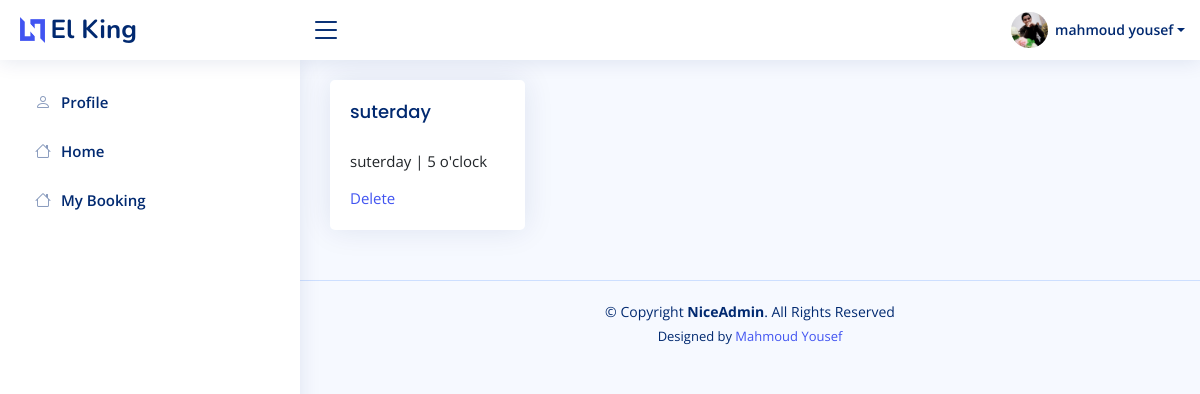
The page /accounts/my_booking/ (signed in) on the database as committed earlier.
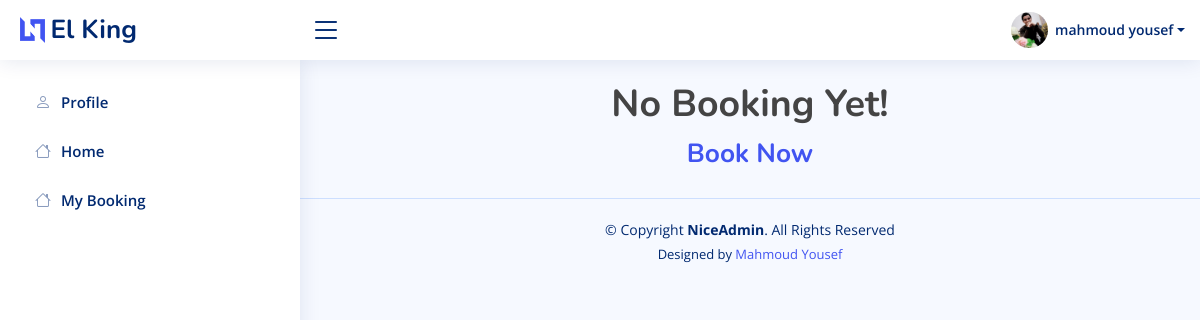
The same page on the database as committed later.
### accounts/models.py (models this page shows, shortened)
class Book(models.Model):
    user = models.ForeignKey(Account,  on_delete=models.CASCADE)
    day = models.ForeignKey(Day, related_name="book_property",  on_delete=models.CASCADE)
    date = models.IntegerField( choices=hours)
    created_at = models.DateTimeField(default=timezone.now)
    def __str__(self):
        return str(self.day)

class Day(models.Model):
    name = models.CharField(max_length=50)
    caption = models.CharField( max_length=5000)
    slug = models.SlugField(null=True,blank=True)
    def __str__(self):
        return self.name

### accounts/views.py (the view)
# urls.py: path('my_booking/' , views.my_booking , name='my_booking'),
def my_booking(request):
    mybooking = Book.objects.filter(user=request.user)
    return render(request , 'accounts/my_booking.html' , {'mybooking':mybooking})

### accounts/models.py (called while the page is built)
    def full_name(self):
        return f'{self.user.first_name} {self.user.last_name}'

### accounts/profile.py (called while the page is built)
def myprofile(request):
    current_user = request.user
    profile = None
    if  current_user.is_authenticated:
        profile = Profile.objects.get(user=current_user)
    return dict(profile=profile)

### accounts/templates/accounts/my_booking.html (shortened to what this page needs)
{% extends 'base.html' %}
{% load static %}
{% load django_bootstrap5 %}
{% block body %}
<main id="main" class="main">
    <section class="section">
        <div class="row">
            {% if mybooking %}
            {% for book in mybooking %}
            <div class="col-sm-3">
                <div class="card">
                    <div class="card-body">
                        <h5 class="card-title">{{book}}</h5>
                        <p class="card-text">{{book.day}} | {{book.date}} o'clock</p>
                        <a href="{% url 'delete_book' book.id %}" onclick="return confirm('Are You Sure You Want To Delete This book ?')">Delete</a>
                    </div>
                </div>
            </div>
            {% endfor %}
            {% else %}
            <h1><center>No Booking Yet!</center></h1>
            <a href="/"><center><h3>Book Now</h3></center></a>
            {% endif %}
        </div>
    </section>
</main>
{% endblock body%}

Rows that differ between the two databases and show on the page:
removed Book: day.name "suterday", day "suterday", date "5"
Other text that changed with them:
text now shown: "No Booking Yet! Book Now"
